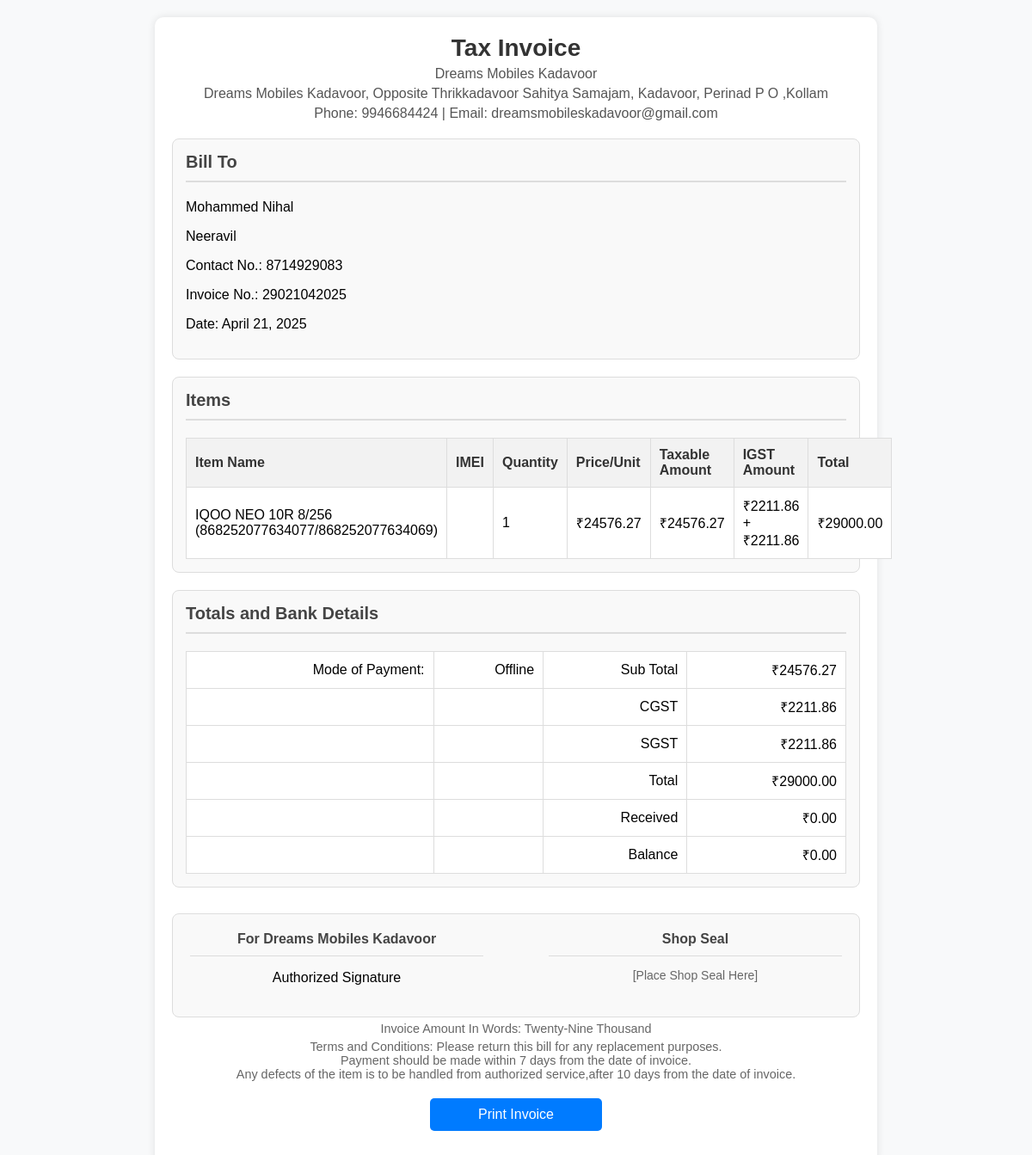
The page /invoice/2 (signed in) on the database its author committed.
### gstbillingapp/models.py (models this page shows, shortened)
class UserProfile(models.Model):
    user = models.OneToOneField(User, on_delete=models.CASCADE)
    business_title = models.CharField(max_length=100, blank=True, null=True)
    business_address = models.TextField(max_length=400, blank=True, null=True)
    business_email = models.EmailField(blank=True, null=True)
    business_phone = models.CharField(max_length=20, blank=True, null=True)
    business_gst = models.CharField(max_length=15, blank=True, null=True)

class Invoice(models.Model):
    user = models.ForeignKey(User, null=True, blank=True, on_delete=models.SET_NULL)
    invoice_number = models.IntegerField()
    invoice_date = models.DateField()
    invoice_customer = models.ForeignKey(
        'Customer',
        on_delete=models.SET_NULL,
        null=True
    )
    invoice_json = models.TextField()
    inventory_reflected = models.BooleanField(default=True)
    books_reflected = models.BooleanField(default=True)

### gstbillingapp/views.py (the view)
# urls.py: path('invoice/<int:invoice_id>', views.invoice_viewer, name='invoice_viewer'),
@login_required
def invoice_viewer(request, invoice_id):
    invoice_obj = get_object_or_404(Invoice, user=request.user, id=invoice_id)
    user_profile = get_object_or_404(UserProfile, user=request.user)
    context = {}
    context['invoice'] = invoice_obj
    context['invoice_data'] = json.loads(invoice_obj.invoice_json)
    print(context['invoice_data'])
    context['currency'] = "₹"
    context['total_in_words'] = num2words.num2words(int(context['invoice_data']['invoice_total_amt_with_gst']), lang='en_IN').title()
    context['user_profile'] = user_profile
    return render(request, 'gstbillingapp/invoice_printer.html', context)

### gstbillingapp/templates/gstbillingapp/invoice_printer.html (shortened to what this page needs)
<!DOCTYPE html>
<html lang="en">
<head>
</head>
<body>
    <div class="invoice-container">
        <div class="header">
            <h1>Tax Invoice</h1>
            <p>{{ user_profile.business_title }}</p>
            <p>{{ user_profile.business_address }}</p>
            <p>Phone: {{ user_profile.business_phone }} | Email: {{ user_profile.business_email }}</p>
        </div>
        <div class="section">
            <h3>Bill To</h3>
            <p>{{ invoice_data.customer_name }}</p>
            <p>{{ invoice_data.customer_address }}</p>
            <p>Contact No.: {{ invoice_data.customer_phone }}</p>
            <p>Invoice No.: {{ invoice.invoice_number }}</p>
            <p>Date: {{ invoice.invoice_date }}</p>
        </div>
        <div class="section">
            <h3>Items</h3>
            <table>
                <thead>
                    <tr>
                        <th>Item Name</th>
                        <th>IMEI</th>
                        <th>Quantity</th>
                        <th>Price/Unit</th>
                        <th>Taxable Amount</th>
                        <th>IGST Amount</th>
                        <th>Total</th>
                    </tr>
                </thead>
                <tbody>
                    {% for item in invoice_data.items %}
                    <tr>
                        <td>{{ item.invoice_product }} ({{ item.invoice_hsn }})</td>
                        <td>{{ item.invoice_imei }}</td>
                        <td>{{ item.invoice_qty|default:"0" }}</td>
                        <td>₹{{ item.invoice_rate_without_gst|default:"0"|floatformat:2 }}</td>
                        <td>₹{{ item.invoice_amt_without_gst|default:"0"|floatformat:2 }}</td>
                        {% if invoice_data.igstcheck %}
                            <td>₹{{ item.invoice_amt_igst|default:"0"|floatformat:2 }}</td>
                        {% else %}
                            <td>₹{{ item.invoice_amt_cgst|default:"0"|floatformat:2 }} + ₹{{ item.invoice_amt_sgst|default:"0"|floatformat:2 }}</td>
                        {% endif %}
                        <td>₹{{ item.invoice_amt_with_gst|default:"0"|floatformat:2 }}</td>
                    </tr>
                    {% endfor %}
                </tbody>
            </table>
        </div>
        <div class="section totals">
            <h3>Totals and Bank Details</h3>
            <table>
                <tr>
                    <td>Mode of Payment:</td>
                    <td>Offline</td>
                    <td>Sub Total</td>
                    <td>₹{{ invoice_data.invoice_total_amt_without_gst|default:"0"|floatformat:2 }}</td>
                </tr>
                {% if invoice_data.igstcheck %}
                    <tr>
                        <td></td>
                        <td></td>
                        <td>IGST</td>
                        <td>₹{{ invoice_data.invoice_total_amt_igst|default:"0"|floatformat:2 }}</td>
                    </tr>
                {% else %}
                    <tr>
                        <td></td>
                        <td></td>
                        <td>CGST</td>
                        <td>₹{{ invoice_data.invoice_total_amt_cgst|default:"0"|floatformat:2 }}</td>
                    </tr>
                    <tr>
                        <td></td>
                        <td></td>
                        <td>SGST</td>
                        <td>₹{{ invoice_data.invoice_total_amt_sgst|default:"0"|floatformat:2 }}</td>
                    </tr>
                {% endif %}
                <tr>
                    <td></td>
                    <td></td>
                    <td>Total</td>
                    <td>₹{{ invoice_data.invoice_total_amt_with_gst|default:"0"|floatformat:2 }}</td>
                </tr>
                <tr>
                    <td></td>
                    <td></td>
                    <td>Received</td>
                    <td>₹{{ invoice_data.invoice_total_amt_received|default:"0"|floatformat:2 }}</td>
                </tr>
                <tr>
                    <td></td>
                    <td></td>
                    <td>Balance</td>
                    <td>₹{{ invoice_data.invoice_total_amt_balance|default:"0"|floatformat:2 }}</td>
                </tr>
            </table>
        </div>
        <div class="signature-box">
            <div>
                <h4>For {{ user_profile.business_title }}</h4>
                <div class="signature-line"></div>
                <p>Authorized Signature</p>
            </div>
            <div>
                <h4>Shop Seal</h4>
                <div class="signature-line"></div>
                <p class="seal">[Place Shop Seal Here]</p>
            </div>
        </div>
        <div class="footer">
            <p>Invoice Amount In Words: {{ total_in_words }}</p>
			<p>Terms and Conditions: Please return this bill for any replacement purposes.
				<br>Payment should be made within 7 days from the date of invoice.
				<br>Any defects of the item is to be handled from authorized service,after 10 days from the date of invoice.</br>
    </div>
    <button onclick="window.print();" class="btn">Print Invoice</button>
</body>
</html>

### gstbillingapp/templates/gstbillingapp/invoice_printer.html (style rules this page uses)
body { font-family: Arial, sans-serif; margin: 0; padding: 0; background-color: #f8f9fa; }
.invoice-container { max-width: 800px; margin: 20px auto; padding: 20px; background: #fff; box-shadow: 0 0 10px rgba(0, 0, 0, 0.1); border-radius: 10px; }
.header, .footer { text-align: center; margin-bottom: 20px; }
.header h1 { margin: 0; font-size: 28px; color: #333; }
.header p { margin: 5px 0; color: #555; }
.section { margin-bottom: 20px; padding: 15px; background-color: #f9f9f9; border: 1px solid #ddd; border-radius: 8px; }
.section h3 { margin-top: 0; font-size: 20px; color: #444; border-bottom: 2px solid #ddd; padding-bottom: 10px; }
table { width: 100%; border-collapse: collapse; margin-top: 10px; }
table, th, td { border: 1px solid #ddd; }
th, td { padding: 10px; text-align: left; }
th { background-color: #f2f2f2; font-weight: bold; color: #333; }
td { background-color: #fff; }
.totals { margin-top: 20px; }
.totals table { width: 100%; background-color: #f9f9f9; border-radius: 8px; border: 1px solid #ddd; }
.totals td { text-align: right; padding: 10px; }
.footer p { font-size: 0.9em; color: #666; margin: 5px 0; }
.btn { display: block; width: 100%; max-width: 200px; margin: 20px auto; padding: 10px; background-color: #007bff; color: #fff; border: none; border-radius: 5px; cursor: pointer; text-align: center; font-size: 16px; }
.signature-box { display: flex; justify-content: space-between; margin-top: 30px; padding: 20px; background-color: #f9f9f9; border: 1px solid #ddd; border-radius: 8px; }
.signature-box div { text-align: center; width: 45%; }
.signature-box h4 { margin: 0 0 10px; font-size: 16px; color: #444; }
.signature-box .signature-line { width: 100%; height: 1px; background-color: #ddd; margin: 10px 0; }
.signature-box .seal { font-size: 14px; color: #666; }

### rows shown on the page
UserProfile: business_title "Dreams Mobiles Kadavoor", business_address "Dreams Mobiles Kadavoor, Opposite Thrikkadavoor Sahitya Samajam, Kadavoor, Perinad P O ,Kollam", business_phone "9946684424", business_email "dreamsmobileskadavoor@gmail.com"
Invoice: invoice_number "29021042025", invoice_date "April 21, 2025"

### other values the page prints
{{ invoice_data.customer_name }} "Mohammed Nihal"
{{ invoice_data.customer_address }} "Neeravil"
{{ invoice_data.customer_phone }} "8714929083"
{{ item.invoice_product }} "IQOO NEO 10R 8/256"
{{ item.invoice_hsn }} "868252077634077/868252077634069"
{{ item.invoice_qty|default:"0" }} "1"
{{ item.invoice_rate_without_gst|default:"0"|floatformat:2 }} "24576.27"
{{ item.invoice_amt_without_gst|default:"0"|floatformat:2 }} "24576.27"
{{ item.invoice_amt_cgst|default:"0"|floatformat:2 }} "2211.86"
{{ item.invoice_amt_sgst|default:"0"|floatformat:2 }} "2211.86"
{{ item.invoice_amt_with_gst|default:"0"|floatformat:2 }} "29000.00"
{{ invoice_data.invoice_total_amt_without_gst|default:"0"|floatformat:2 }} "24576.27"
{{ invoice_data.invoice_total_amt_cgst|default:"0"|floatformat:2 }} "2211.86"
{{ invoice_data.invoice_total_amt_sgst|default:"0"|floatformat:2 }} "2211.86"
{{ invoice_data.invoice_total_amt_with_gst|default:"0"|floatformat:2 }} "29000.00"
